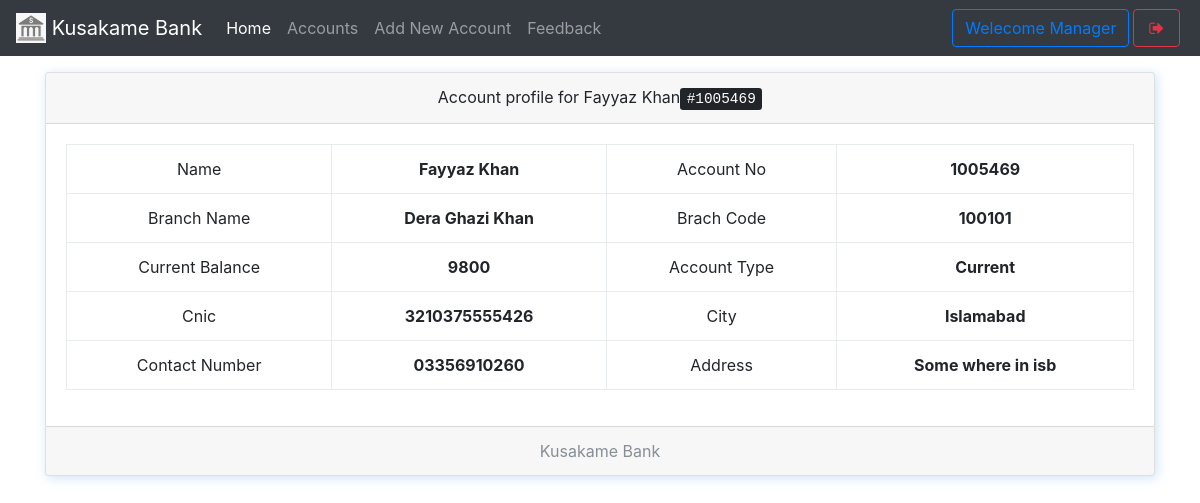
Before: /show.php?id=1 (signed in) with the older database file.
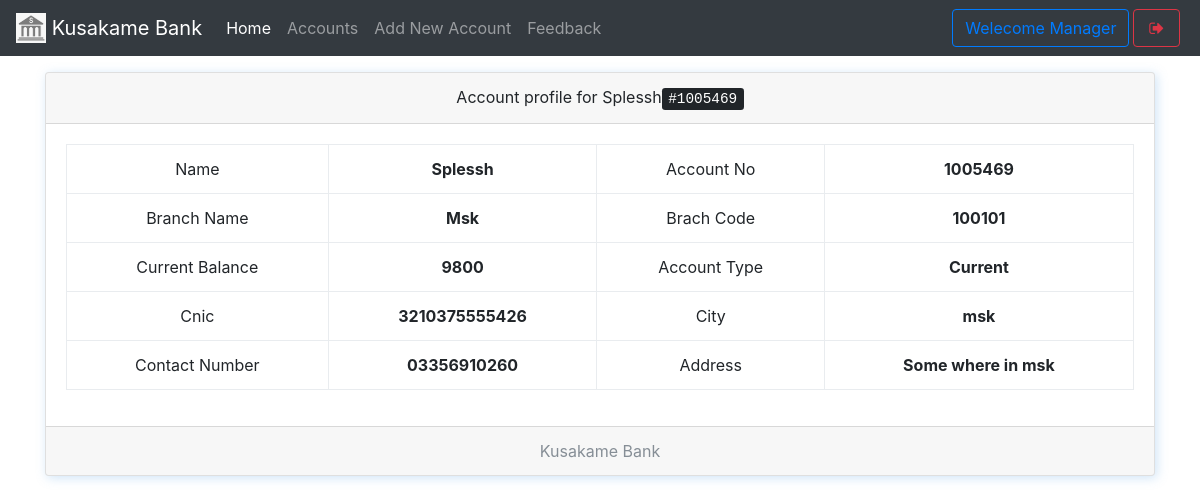
After: the same page with the newer database file.
### tables this page shows
CREATE TABLE `useraccounts` (
  `id` int(11) NOT NULL,
  `email` text NOT NULL,
  `password` text NOT NULL,
  `name` varchar(111) NOT NULL,
  `balance` varchar(111) NOT NULL,
  `cnic` varchar(111) NOT NULL,
  `number` varchar(111) NOT NULL,
  `city` varchar(111) NOT NULL,
  `address` varchar(111) NOT NULL,
  `source` varchar(111) NOT NULL,
  `accountNo` varchar(111) NOT NULL,
  `branch` varchar(111) NOT NULL,
  `accountType` varchar(111) NOT NULL,
  `date` timestamp NOT NULL DEFAULT current_timestamp()
);

CREATE TABLE `branch` (
  `branchId` int(11) NOT NULL,
  `branchNo` varchar(111) NOT NULL,
  `branchName` varchar(111) NOT NULL
);

### show.php (the view, shortened to what this page needs)
<!DOCTYPE html>
<html>
<head>
  <?php require 'assets/autoloader.php'; ?>
  <?php require 'assets/function.php'; ?>
</head>
<body style="background-size: 100%" class="bg-gradient-seconday">
<nav class="navbar navbar-expand-lg navbar-dark bg-dark fixed-top">
 <a class="navbar-brand" href="#">
    <img src="images/logo.png" style="object-fit:cover;object-position:center center" width="30" height="30" class="d-inline-block align-top" alt="">
   <?php echo bankname; ?>
  </a>
  <div class="collapse navbar-collapse" id="navbarSupportedContent">
    <ul class="navbar-nav mr-auto">
      <li class="nav-item ">
        <a class="nav-link active" href="mindex.php">Home <span class="sr-only">(current)</span></a>
      </li>
      <li class="nav-item ">  <a class="nav-link" href="maccounts.php">Accounts</a></li>
      <li class="nav-item ">  <a class="nav-link" href="maddnew.php">Add New Account</a></li>
      <li class="nav-item ">  <a class="nav-link" href="mfeedback.php">Feedback</a></li>
    </ul>
    <?php include 'msideButton.php'; ?>
  </div>
</nav><br><br><br>
<?php
  $array = $con->query("select * from useraccounts,branch where useraccounts.id = '$_GET[id]' AND useraccounts.branch = branch.branchId");
  $row = $array->fetch_assoc();
 ?>
<div class="container">
<div class="card w-100 text-center shadowBlue">
  <div class="card-header">
    Account profile for <?php echo $row['name'];echo "<kbd>#";echo $row['accountNo'];echo "</kbd>"; ?>
  </div>
  <div class="card-body">
    <table class="table table-bordered">
      <tbody>
        <tr>
          <td>Name</td>
          <th><?php echo $row['name'] ?></th>
          <td>Account No</td>
          <th><?php echo $row['accountNo'] ?></th>
        </tr><tr>
          <td>Branch Name</td>
          <th><?php echo $row['branchName'] ?></th>
          <td>Brach Code</td>
          <th><?php echo $row['branchNo'] ?></th>
        </tr><tr>
          <td>Current Balance</td>
          <th><?php echo $row['balance'] ?></th>
          <td>Account Type</td>
          <th><?php echo $row['accountType'] ?></th>
        </tr><tr>
          <td>Cnic</td>
          <th><?php echo $row['cnic'] ?></th>
          <td>City</td>
          <th><?php echo $row['city'] ?></th>
        </tr><tr>
          <td>Contact Number</td>
          <th><?php echo $row['number'] ?></th>
          <td>Address</td>
          <th><?php echo $row['address'] ?></th>
        </tr>
      </tbody>
    </table>
  </div>
  <div class="card-footer text-muted">
    <?php echo bankname; ?>
  </div>
</div>
</body>
</html>

Changed rows visible on the page:
changed useraccounts "Current": name "Fayyaz Khan" → "Splessh"; branch.branchName "Dera Ghazi Khan" → "Msk"; city "Islamabad" → "msk"; address "Some where in isb" → "Some where in msk"
